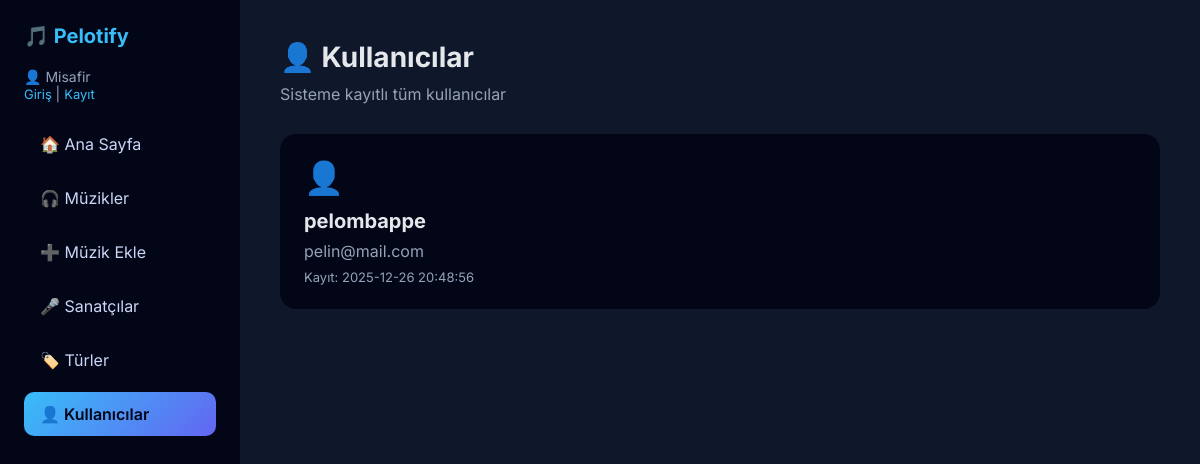
Screenshot of /mp3_muzik_sitesi/kullanicilar.php with the database file from the repository.
### tables this page shows
CREATE TABLE Kullanicilar (
    kullanici_id INT AUTO_INCREMENT PRIMARY KEY,
    kullanici_adi VARCHAR(50) NOT NULL UNIQUE,
    email VARCHAR(100) NOT NULL UNIQUE,
    sifre VARCHAR(100) NOT NULL,
    kayit_tarihi DATETIME DEFAULT CURRENT_TIMESTAMP
);

### mp3_muzik_sitesi/kullanicilar.php (the view)
<?php
include "config.php";
include "layout/header.php";
?>
<div class="welcome">
    <h2>👤 Kullanıcılar</h2>
    <p>Sisteme kayıtlı tüm kullanıcılar</p>
</div>
<div class="cards">
<?php
$sorgu = $pdo->query("
    SELECT kullanici_adi, email, kayit_tarihi
    FROM Kullanicilar
    ORDER BY kullanici_id DESC
");
while ($k = $sorgu->fetch(PDO::FETCH_ASSOC)):
?>
    <div class="card">
        <span>👤</span>
        <h3><?= htmlspecialchars($k["kullanici_adi"]) ?></h3>
        <p><?= htmlspecialchars($k["email"]) ?></p>
        <p style="font-size:13px;color:#94a3b8">
            Kayıt: <?= $k["kayit_tarihi"] ?>
        </p>
    </div>
<?php endwhile; ?>
</div>
<?php include "layout/footer.php"; ?>

### mp3_muzik_sitesi/style.css (style rules this page uses)
* { margin: 0; padding: 0; box-sizing: border-box; font-family: 'Inter', sans-serif; }
body { background: #0f172a; color: #e5e7eb; }
.welcome { margin-bottom: 30px; }
.welcome h2 { font-size: 28px; margin-bottom: 10px; }
.welcome p { color: #94a3b8; }
.cards { display: grid; grid-template-columns: repeat(auto-fit, minmax(220px, 1fr)); gap: 20px; }
.card { background: #020617; border-radius: 16px; padding: 24px; color: #e5e7eb; transition: transform 0.3s, box-shadow 0.3s; }
.card span { font-size: 32px; }
.card h3 { margin-top: 12px; font-size: 20px; }
.card p { margin-top: 8px; color: #94a3b8; }
.card, .card * { text-decoration: none !important; }

### rows the page displays
kullanicilar: kullanici_adi "pelombappe", email "pelin@mail.com", kayit_tarihi "2025-12-26 20:48:56"
